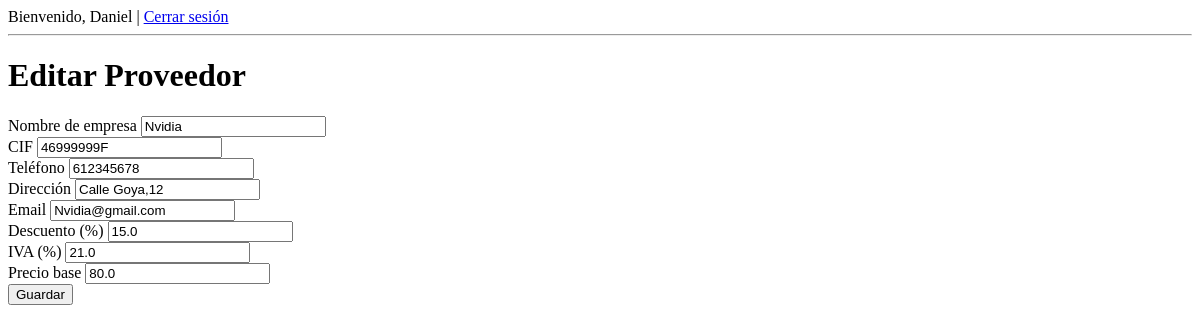
/proveedor/editar/1 (signed in), run on an earlier commit of the app's database.
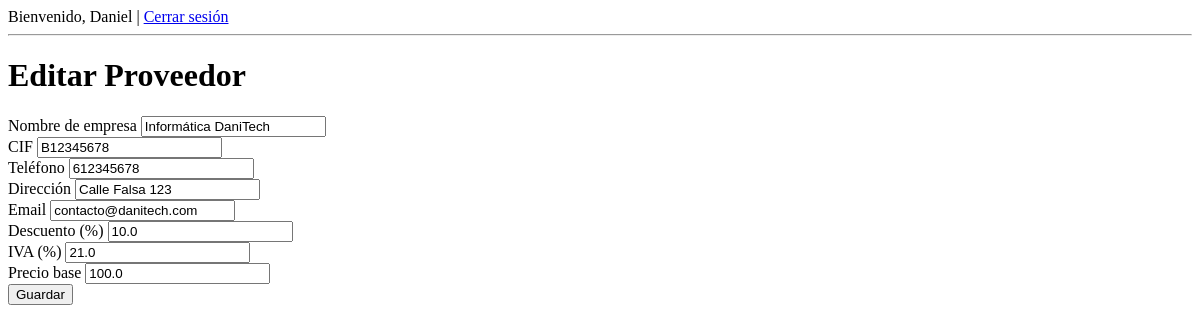
And on a later commit of the database.
### app/models.py (models this page shows, shortened)
class Proveedor(db.Model):
    id = db.Column(db.Integer, primary_key=True)
    nombre_empresa = db.Column(db.String(150), nullable=False)
    cif = db.Column(db.String(20), unique=True, nullable=False)
    telefono = db.Column(db.String(20))
    direccion = db.Column(db.String(200))
    email = db.Column(db.String(150))
    descuento = db.Column(db.Float, default=0.0)
    iva = db.Column(db.Float, default=21.0)
    precio_base = db.Column(db.Float)

### app/routes.py (the view, shortened to what this page needs)
@main.route('/proveedor/editar/<int:id>', methods=['GET', 'POST'])
@login_required
def editar_proveedor(id):
    proveedor = Proveedor.query.get_or_404(id)
    form = ProveedorForm(obj=proveedor)
    return render_template('proveedores/formulario.html', form=form, titulo='Editar Proveedor')

### app/forms.py
class ProveedorForm(FlaskForm):
    nombre_empresa = StringField('Nombre de empresa', validators=[DataRequired()])
    cif = StringField('CIF', validators=[DataRequired()])
    telefono = StringField('Teléfono')
    direccion = StringField('Dirección')
    email = StringField('Email', validators=[Email()])
    descuento = FloatField('Descuento (%)')
    iva = FloatField('IVA (%)', default=21.0)
    precio_base = FloatField('Precio base')
    submit = SubmitField('Guardar')

### app/routes.py (called while the page is built)
@login_manager.user_loader
def load_user(user_id):
    return Usuario.query.get(int(user_id))

### app/templates/proveedores/formulario.html (shortened to what this page needs)
{% extends 'base.html' %}
{% block content %}
<h1>{{ titulo }}</h1>
<form method="POST">
    {{ form.nombre_empresa.label }} {{ form.nombre_empresa() }}<br>
    {{ form.cif.label }} {{ form.cif() }}<br>
    {{ form.telefono.label }} {{ form.telefono() }}<br>
    {{ form.direccion.label }} {{ form.direccion() }}<br>
    {{ form.email.label }} {{ form.email() }}<br>
    {{ form.descuento.label }} {{ form.descuento() }}<br>
    {{ form.iva.label }} {{ form.iva() }}<br>
    {{ form.precio_base.label }} {{ form.precio_base() }}<br>
    {{ form.submit() }}
</form>
{% endblock %}

What changed in the data, as far as the page shows it:
changed Proveedor: nombre_empresa "Nvidia" → "Informática DaniTech"; cif "46999999F" → "B12345678"; direccion "Calle Goya,12" → "Calle Falsa 123"; email "Nvidia@gmail.com" → "contacto@danitech.com"; descuento "15.0" → "10.0"; precio_base "80.0" → "100.0"
